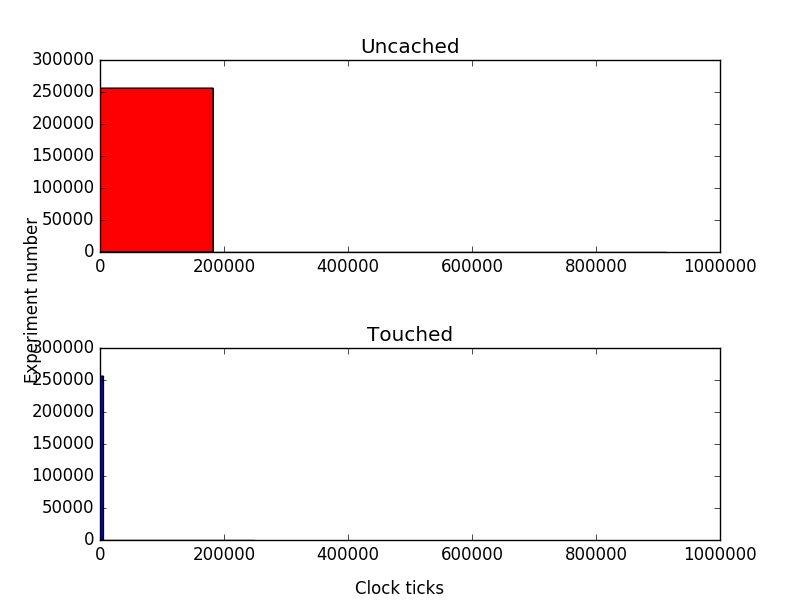

This chart was generated by the following Python code:
#!/usr/bin/env python

import os
import matplotlib.pyplot as plt

cached_filepath = "./hopefully_cached.txt"
uncached_filepath = "./uncached.txt"
fig_filepath = "plots.png"

def main():
	cached = []
	uncached = []

	if not os.path.exists(cached_filepath):
		print("%s not found" % cached_filepath)
		return

	if not os.path.exists(uncached_filepath):
		print("%s not found" % uncached_filepath)
		return

	cached_values = [int(line) for line in open(cached_filepath)]
	uncached_values = [int(line) for line in open(uncached_filepath)]

	fig = plt.figure()

	fig, (cached, uncached) = plt.subplots(2, sharex=True, sharey=True)
	max_timing = max(max(cached_values), max(uncached_values))
	hist_bar_width = int(0.008 * max_timing)
	bins = [i for i in range(max_timing + hist_bar_width) if i % hist_bar_width == 0]

	cached.hist(uncached_values, color='red', bins=bins)
	cached.set_title('Uncached')

	uncached.hist(cached_values, color='blue', bins=bins)
	uncached.set_title('Touched')

	fig.subplots_adjust(hspace=0.5)
	plt.setp([a.get_xticklabels() for a in fig.axes], visible=True)

	fig.text(0.5, 0.01, 'Clock ticks', ha='center')
	fig.text(0.03, 0.5, 'Experiment number', va='center', rotation='vertical')

	if os.path.exists(fig_filepath):
		os.remove(fig_filepath)

	fig.savefig(fig_filepath)

if __name__ == "__main__":
	main()

